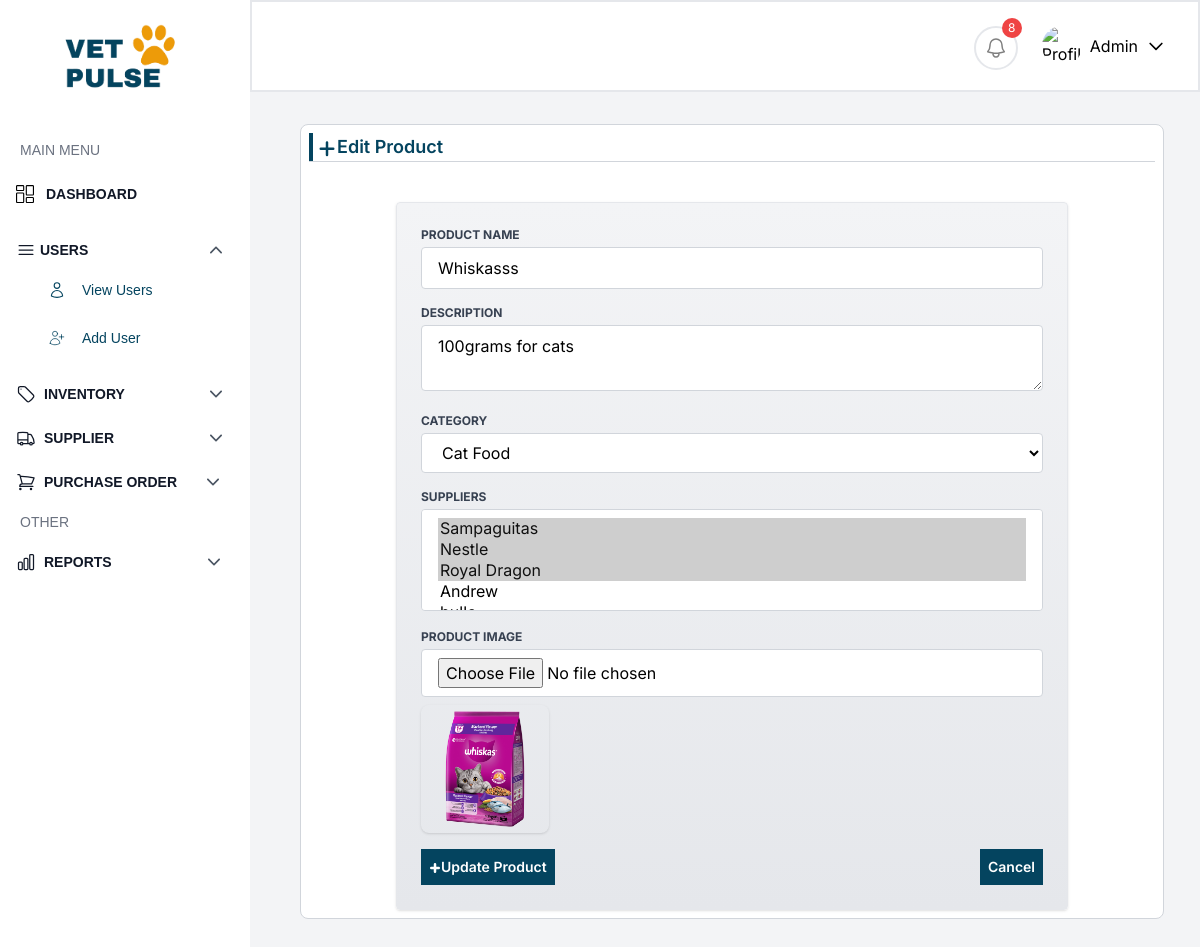
The app's page /products/edit/2/ (signed in) with its own data.
### petclinic_app/models.py (models this page shows, shortened)
class Product(models.Model):
    product_id = models.AutoField(primary_key=True)
    product_name = models.CharField(max_length=255, unique=True)
    image = models.ImageField(upload_to='product_images/', null=True, blank=True)
    description = models.TextField(null=True, blank=True)
    category = models.CharField(max_length=20, choices=CATEGORY_CHOICES, null=True, blank=True)
    suppliers = models.ManyToManyField("Supplier", blank=True)  # Use string reference
    created_by = models.ForeignKey(User, on_delete=models.CASCADE, null=True, blank=True)
    created_at = models.DateTimeField(auto_now_add=True, null=True, blank=True)
    updated_at = models.DateTimeField(auto_now=True)
    movement_threshold = models.IntegerField(default=100)

class Supplier(models.Model):
    supplier_id = models.AutoField(primary_key=True)
    supplier_name = models.CharField(max_length=255)
    supplier_location = models.CharField(max_length=255, blank=True, null=True)
    email = models.EmailField(unique=True, null=True, blank=True)
    contact_number = models.CharField(max_length=20, blank=True, null=True)  # ✅ New field
    created_by = models.ForeignKey(User, on_delete=models.CASCADE, null=True, blank=True)
    created_at = models.DateTimeField(auto_now_add=True, null=True, blank=True)
    updated_at = models.DateTimeField(auto_now=True)
    products = models.ManyToManyField(Product, blank=True)

### petclinic_app/views.py (the view, shortened to what this page needs)
# urls.py: path('products/edit/<int:pk>/', ProductUpdateView.as_view(), name='product_edit'),
class ProductUpdateView(LoginRequiredMixin, UpdateView):
    model = Product
    form_class = ProductForm
    template_name = 'product_edit_form.html'
    success_url = reverse_lazy('product_list')

### petclinic_app/forms.py
class ProductForm(forms.ModelForm):
    class Meta:
        model = Product
        fields = ['product_name', 'description', 'suppliers', 'image','category']

### templates/product_edit_form.html (shortened to what this page needs)
{% extends 'adminbar.html' %}
{% block content %}
<div class="text-[#04445F] font-semibold text-lg flex">
  <div class="w-px h-7 p-[2px] bg-[#04445F] mr-1"></div>
  <svg xmlns="http://www.w3.org/2000/svg" fill="none" viewBox="0 0 24 20" stroke-width="3" stroke="currentColor" class="h-7 w-5">
    <path stroke-linecap="round" stroke-linejoin="round" d="M12 4.5v15m7.5-7.5h-15" />
  </svg>
  Edit Product
</div>
<hr class="border-gray-300">
<div class="max-w-2xl mx-auto mt-10">
  <form method="post" enctype="multipart/form-data" class="bg-gradient-to-b from-gray-100 to-gray-200 p-6 rounded border shadow">
    <div class="mb-4">
      <label for="product_name" class="block text-xs font-bold uppercase text-gray-700 mb-1">Product Name</label>
      <input name="product_name" type="text" id="product_name" value="{{ form.instance.product_name }}" required
             class="w-full px-4 py-2 rounded border border-gray-300 focus:outline-none focus:ring-2 focus:ring-blue-500 bg-white" />
    </div>
    <div class="mb-4">
      <label for="description" class="block text-xs font-bold uppercase text-gray-700 mb-1">Description</label>
      <textarea name="description" id="description"
                class="w-full px-4 py-2 rounded border border-gray-300 focus:outline-none focus:ring-2 focus:ring-blue-500 bg-white">{{ form.instance.description }}</textarea>
    </div>
    <div class="mb-4">
      <label for="category" class="block text-xs font-bold uppercase text-gray-700 mb-1">Category</label>
      <select name="category" id="category"
              class="w-full px-4 py-2 rounded border border-gray-300 focus:outline-none focus:ring-2 focus:ring-blue-500 bg-white" required>
        {% for value, label in form.fields.category.choices %}
          <option value="{{ value }}" {% if form.instance.category == value %}selected{% endif %}>{{ label }}</option>
        {% endfor %}
      </select>
    </div>
    <div class="mb-4">
      <label for="suppliers" class="block text-xs font-bold uppercase text-gray-700 mb-1">Suppliers</label>
      <select name="suppliers" id="suppliers" multiple
              class="w-full px-4 py-2 rounded border border-gray-300 focus:outline-none focus:ring-2 focus:ring-blue-500 bg-white">
        {% for supplier in form.fields.suppliers.queryset %}
          <option value="{{ supplier.pk }}" {% if supplier in form.instance.suppliers.all %}selected{% endif %}>{{ supplier.supplier_name }}</option>
        {% endfor %}
      </select>
    </div>
    <div class="mb-4">
      <label for="image" class="block text-xs font-bold uppercase text-gray-700 mb-1">Product Image</label>
      <input type="file" name="image" id="image"
             class="w-full px-4 py-2 rounded border border-gray-300 focus:outline-none focus:ring-2 focus:ring-blue-500 bg-white">
      {% if form.instance.image %}
        <img src="{{ form.instance.image.url }}" alt="Current Image" class="mt-2 h-32 rounded-lg shadow">
      {% endif %}
    </div>
    <div class="flex justify-between">
      <button type="submit" class="bg-[#04445F] hover:bg-[#0369a1] text-sm text-white font-semibold px-2 py-2 flex items-center justify-end">
        <svg xmlns="http://www.w3.org/2000/svg" fill="none" viewBox="0 0 24 20" stroke-width="5" stroke="currentColor" class="h-5 w-3">
          <path stroke-linecap="round" stroke-linejoin="round" d="M12 4.5v15m7.5-7.5h-15" />
        </svg>
        Update Product
      </button>
        <a href="{% url 'stock_list' %}" class="bg-[#04445F] hover:bg-[#0369a1] text-sm text-white font-semibold px-2 py-2 flex items-center justify-end">
        Cancel
      </a>
    </div>
  </form>
</div>
{% endblock %}

### templates/adminbar.html (shortened to what this page needs)
{% load compress static %}
<!DOCTYPE html>
<html lang="en">
<head>
    <link href="https://cdn.jsdelivr.net/npm/tailwindcss@2.2.19/dist/tailwind.min.css" rel="stylesheet">
    <script src="https://cdn.tailwindcss.com"></script>
    {% compress css %}
    <link rel="stylesheet" href="{% static 'src/output.css' %}">
    {% endcompress %}
</head>
<body class="bg-gray-100 font-[Inter]">
    <nav id="navBar" class="flex items-center justify-between bg-white border border-2 p-4 sticky top-0 z-30 md:ml-[250px] ml-0">
        <div class="flex items-center space-x-2">
<div class="relative">
    <button id="notificationButton" class="text-black bg-white border-2 hover:bg-gray-200 p-2 rounded-full focus:outline-none mt-1">
        {% if expiring_count > 0 or low_stock_count > 0 %}
        <span class="absolute -top-1 -right-1 bg-red-500 text-white text-xs rounded-full h-5 w-5 flex items-center justify-center">
            {{ expiring_count|add:low_stock_count }}
        </span>
        {% endif %}
    </button>
</div>
            {% if user.is_authenticated %}
            <div class="relative">
                <div onclick="toggleDropdown7()" class="flex items-center px-4 py-2 rounded-md cursor-pointer">
                    <img src="https://images.unsplash.com/photo-1633332755192-727a05c4013d?auto=format&fit=crop&w=1480&q=80" alt="Profile" class="w-10 h-10 rounded-full mr-2">
                    <span class="text-black">{{ user.username|capfirst }}</span>
                    <svg xmlns="http://www.w3.org/2000/svg" fill="none" viewBox="0 0 24 24" stroke-width="2" stroke="black" class="w-5 h-5 ml-2">
                        <path stroke-linecap="round" stroke-linejoin="round" d="M19 9l-7 7-7-7" />
                    </svg>
                </div>
            </div>
            {% endif %}
        </div>
    </nav>
    <div class="flex">
       <nav id="sidebar" class="bg-white h-screen fixed top-0 left-0 min-w-[250px] py-6 px-4 font-[sans-serif] overflow-auto transition-transform transform -translate-x-full md:translate-x-0 z-50" aria-hidden="true">
            <div class="flex justify-between items-center">
                <a href=""><img src="{% static 'images/logotransparent.png' %}" alt="logo" class='w-32 ml-10' /></a>
            </div>
            <ul class="mt-8">
                <a class="text-gray-500 transition-all text-sm flex items-center rounded-md px-1 py-3">
                    <span>MAIN MENU</span>
                </a>
                <li>
                    <a href="{% url 'dashboardpage' %}" class="transition-all text-sm flex items-center py-3">
                        <span class="text-[#111827] text-sm font-bold flex-1">DASHBOARD</span>
                    </a>
                </li>
            </ul>
            <div class="mt-6">
                <div class="flex cursor-pointer group items-center" onclick="toggleDropdown()">
                    <h8 class="text-[#111827] text-sm font-bold flex items-center space-x-1">
                        <svg xmlns="http://www.w3.org/2000/svg" fill="none" viewBox="0 0 24 24" stroke-width="1.5" stroke="currentColor" class="w-5 h-5">
                            <path stroke-linecap="round" stroke-linejoin="round" d="M3.75 6.75h16.5M3.75 12h16.5m-16.5 5.25h16.5" />
                        </svg>
                        <span>USERS</span>
                    </h8>
                </div>
                <ul id="dropdownMenu" class="space-y-1 mt-2 pl-4 hidden transition-all duration-300">
                    <li>
                        <a href="{% url 'user_list' %}" class="text-[#04445F] hover:text-black transition-all text-sm flex items-center hover:bg-[#efefef] rounded-md px-4 py-3">
                            <span>View Users</span>
                        </a>
                    </li>
                    <li>
                        <a href="{% url 'signup' %}" class="text-[#04445F] hover:text-black transition-all text-sm flex items-center hover:bg-[#efefef] rounded-md px-4 py-3">
                            <span>Add User</span>
                        </a>
                    </li>
                </ul>
            </div>
<div class="mt-6">
  <div class="flex cursor-pointer group items-center" onclick="toggleDropdown1()">
    <h6 class="text-[#111827] text-sm font-bold flex items-center space-x-2">
      <span >INVENTORY</span>
    </h6>
  </div>
</div>
<div class="mt-6">
  <div class="flex cursor-pointer group items-center" onclick="toggleDropdown6()">
    <h9 class="text-[#111827] text-sm font-bold flex items-center space-x-2">
      <span>SUPPLIER</span>
    </h9>
  </div>
</div>
<div class="mt-6">
  <div class="flex cursor-pointer group items-center" onclick="toggleDropdown8()">
    <h9 class="text-[#111827] text-sm font-bold  flex items-center space-x-2">
      <span>PURCHASE ORDER</span>
    </h9>
  </div>
</div>
<ul class="mt-2">
  <a class="text-gray-500 transition-all text-sm flex items-center rounded-md px-1 py-3">
  <span>OTHER</span>
</a>
</ul>
<div class="mt-2">
  <div class="flex cursor-pointer group items-center" onclick="toggleDropdown3()">
    <h9 class="text-[#111827] text-sm font-bold flex items-center space-x-2">
      <span>REPORTS</span>
    </h9>
  </div>
</div>
        </nav>
        <main class="flex-1 overflow-y-auto p-2 ml-0 md:ml-[300px] mr-0 md:mr-[36px] border border-gray-300 bg-white rounded-lg mb-10 max-w-full mt-8">
            {% block content %}
            {% endblock %}
        </main>
    </div>
</body>
</html>

### records on screen
Product: product_name "Whiskasss", description "100grams for cats", category "Cat Food", suppliers "Sampaguitas ☑ / Nestle ☑ / Royal Dragon ☑ / Andrew", instance.image (picture)

### other values on screen
{{ expiring_count|add:low_stock_count }} "8"
{{ user.username|capfirst }} "Admin"
